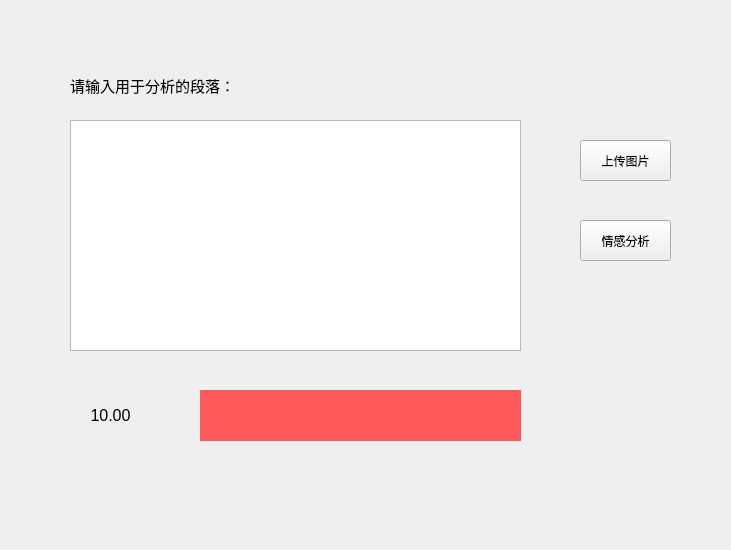
<?xml version="1.0" encoding="UTF-8"?>
<ui version="4.0">
 <class>Form</class>
 <widget class="QWidget" name="Form">
  <property name="geometry">
   <rect>
    <x>0</x>
    <y>0</y>
    <width>731</width>
    <height>550</height>
   </rect>
  </property>
  <property name="windowTitle">
   <string>Form</string>
  </property>
  <widget class="QTextEdit" name="textEdit_In">
   <property name="geometry">
    <rect>
     <x>70</x>
     <y>120</y>
     <width>451</width>
     <height>231</height>
    </rect>
   </property>
  </widget>
  <widget class="QLabel" name="Lable_Hint">
   <property name="geometry">
    <rect>
     <x>70</x>
     <y>70</y>
     <width>211</width>
     <height>31</height>
    </rect>
   </property>
   <property name="font">
    <font>
     <family>Arial</family>
     <pointsize>11</pointsize>
    </font>
   </property>
   <property name="text">
    <string>请输入用于分析的段落：</string>
   </property>
  </widget>
  <widget class="QPushButton" name="pushButton_EA">
   <property name="geometry">
    <rect>
     <x>580</x>
     <y>220</y>
     <width>91</width>
     <height>41</height>
    </rect>
   </property>
   <property name="text">
    <string>情感分析</string>
   </property>
  </widget>
  <widget class="QLabel" name="Label_SetNum">
   <property name="geometry">
    <rect>
     <x>70</x>
     <y>390</y>
     <width>81</width>
     <height>51</height>
    </rect>
   </property>
   <property name="font">
    <font>
     <family>Arial</family>
     <pointsize>12</pointsize>
    </font>
   </property>
   <property name="layoutDirection">
    <enum>Qt::LeftToRight</enum>
   </property>
   <property name="text">
    <string>10.00</string>
   </property>
   <property name="alignment">
    <set>Qt::AlignCenter</set>
   </property>
  </widget>
  <widget class="QLabel" name="Label_SetColor">
   <property name="geometry">
    <rect>
     <x>200</x>
     <y>390</y>
     <width>321</width>
     <height>51</height>
    </rect>
   </property>
   <property name="font">
    <font>
     <family>Arial</family>
     <pointsize>12</pointsize>
    </font>
   </property>
   <property name="cursor">
    <cursorShape>ArrowCursor</cursorShape>
   </property>
   <property name="layoutDirection">
    <enum>Qt::LeftToRight</enum>
   </property>
   <property name="styleSheet">
    <string notr="true">background-color:rgb(255, 89, 92)</string>
   </property>
   <property name="text">
    <string/>
   </property>
   <property name="alignment">
    <set>Qt::AlignCenter</set>
   </property>
  </widget>
  <widget class="QPushButton" name="OCRButton">
   <property name="geometry">
    <rect>
     <x>580</x>
     <y>140</y>
     <width>91</width>
     <height>41</height>
    </rect>
   </property>
   <property name="text">
    <string>上传图片</string>
   </property>
  </widget>
 </widget>
 <resources/>
 <connections/>
</ui>
